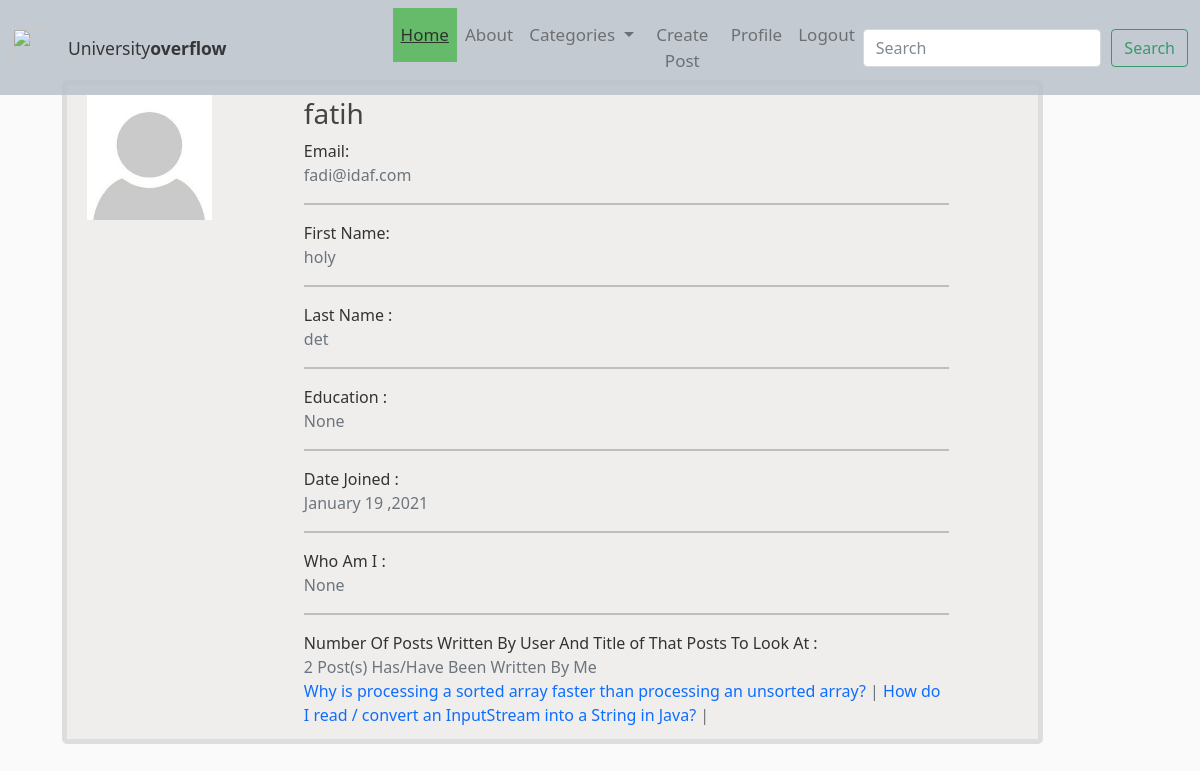
Page /usr/fatih/ on the committed database.
### user/models.py (models this page shows, shortened)
class Profile(models.Model):
    user = models.OneToOneField(User, on_delete=models.CASCADE)
    bio = models.TextField(blank=True, null=True)
    image = models.ImageField(default='default.jpg', upload_to="profile_img")
    education = models.CharField(max_length=255, blank=True, null=True)
    website_url = models.CharField(max_length=255, blank=True, null=True)
    linkin_url = models.CharField(max_length=255, blank=True, null=True)
    facebook_url = models.CharField(max_length=255, blank=True, null=True)

### blog/models.py (models this page shows, shortened)
class Post(models.Model):
    author = models.ForeignKey(User, on_delete=models.CASCADE)
    title = models.CharField(max_length=150)
    date_posted = models.DateTimeField(default=timezone.now)
    last_modified = models.DateTimeField(auto_now=True)
    category = models.CharField(max_length=150)
    snippet = models.CharField(max_length=500)
    body = models.TextField()
    like = models.ManyToManyField(User, blank=True, related_name="likes")
    dislike = models.ManyToManyField(User, blank=True, related_name="dislikes")
    objects = BlogPostManager()

### blog/views.py (the view)
# urls.py: path('usr/<str:username>/', UserProfileView.as_view(), name="user-profile"),
class UserProfileView(ListView):
    model = User
    template_name = "blog/user_profile.html"
    context_object_name = "user"
    def get_queryset(self):
        user = get_object_or_404(User, username=self.kwargs.get('username'))
        return user
    def get_context_data(self, *args, **kwargs):
        context = super(UserProfileView, self).get_context_data(*args, **kwargs)
        user = get_object_or_404(User, username=self.kwargs.get('username'))
        context['posts'] = Post.objects.filter(author=user.id)
        return context

### blog/custom_context_processor.py (called while the page is built)
def subject_renderer(request):
    return {
       'all_categories': Category.objects.all(),
    }

### blog/models.py (called while the page is built)
    def get_queryset(self):
        return BlogPostQuerySet(self.model, using=self._db)

    def __str__(self):
        return self.name

### blog/templates/blog/user_profile.html (shortened to what this page needs)
{% extends "blog/base.html" %}
{% load crispy_forms_tags%}
{% block content %}
    <div class="content-section" style="display: flex; flex-direction: row;">
    <div class="media">
        <img class=" account-img" src="{{ user.profile.image.url }}">
    </div>
    <main style="width: 100%;">
        <div class="row" >
            <div class="col-md-11">
                <div class="media-body" style="margin: 2px; margin-left: 10%;">
                    <h3> {{ user.username }}</h3>
                    Email:
                    <div class="text-secondary">{{ user.email }}</div>
                    <hr style="border-bottom : 2px dashed;">
                    First Name:
                    <div class="text-secondary">{{ user.first_name }}</div>
                    <hr style="border-bottom : 2px dashed;">
                    Last Name :
                    <div class="text-secondary">{{ user.last_name }}</div>
                    <hr style="border-bottom : 2px dashed;">
                    Education :
                    <div class="text-secondary">{{ user.profile.education }}</div>
                    <hr style="border-bottom : 2px dashed;">
                    Date Joined :
                    <div class="text-secondary">{{ user.date_joined| date:"F d ,Y " }}</div>
                    <hr style="border-bottom : 2px dashed;">
                    Who Am I :
                    <div class="text-secondary">{{ user.profile.bio }}</div>
                    <hr style="border-bottom : 2px dashed;">
                    Number Of Posts Written By User And Title of That Posts To Look At :
                    <div class="text-secondary">{{ posts.count }} Post(s) Has/Have Been Written By Me</div>
                    <div class="text-secondary">
                        {% for post in posts %}
                            <a class="linkin_url" style="text-decoration: none;" href="{% url 'post-detail' post.id %}">{{ post.title }}</a> |
                        {% endfor %}
                    </div>
                </div>
            </div>
        </div>
    </main>
    </div>
{% endblock content %}

### blog/static/blog/style.css (style rules this page uses)
body { background: #fafafa; color: #333333; }
h1, h2, h3, h4, h5, h6 { color: #444444; }
.content-section { background: #f0eded; padding: 10px 20px; border: 5px solid #dddddd; border-radius: 5px; margin: 20px; }
.account-img { height: 125px; width: 125px; margin-right: 20px; margin-bottom: 16px; }

### rows in the picture
Post: title "Why is processing a sorted array faster than processing an unsorted array?"
Post: title "How do I read / convert an InputStream into a String in Java?"

### other values in the picture
{{ user.username }} "fatih"
{{ user.email }} "fadi@idaf.com"
{{ user.first_name }} "holy"
{{ user.last_name }} "det"
{{ user.profile.education }} "None"
{{ user.date_joined| date:"F d ,Y " }} "January 19 ,2021"
{{ user.profile.bio }} "None"
{{ posts.count }} "2"
